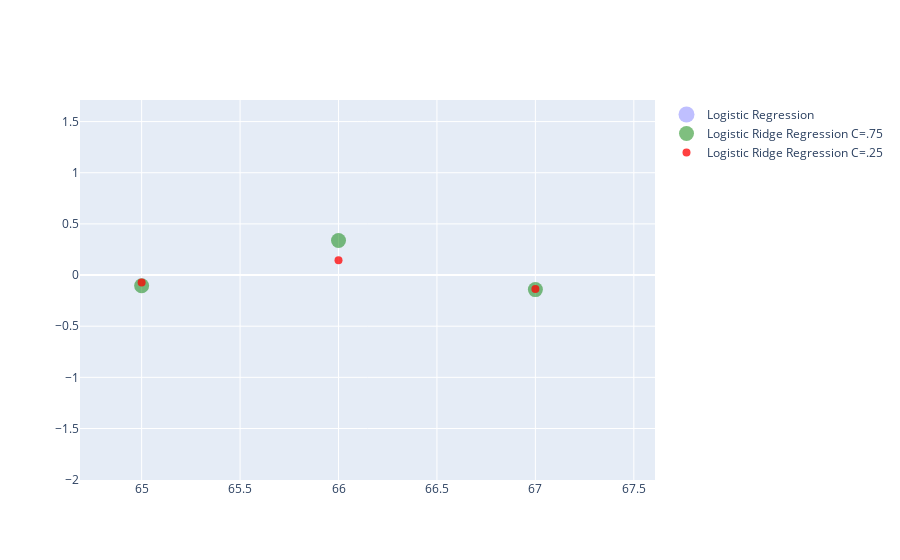

Source (notebook cell):
### Markdown cell above
Add three scatterplots to `fig`:

- `with fig do add_scatter using`
    - freestyle `x=dummyX`
    - freestyle `y=np.ravel(std_clf[1].coef_)`
    - freestyle `name='Logistic Regression'`
    - freestyle `mode='markers'`
    - freestyle `marker=dict(color='blue', opacity=0.25, size=30)`
    
**For the next two, copy the first and make small changes.**

- `with fig do add_scatter using`
    - freestyle `x=dummyX`
    - freestyle `y=np.ravel(std_clf_ridge75[1].coef_)`
    - freestyle `name='Logistic Ridge Regression C=.75'`
    - freestyle `mode='markers'`
    - freestyle `marker=dict(color='green', opacity=0.50, size=15)`
    
    
- `with fig do add_scatter using`
    - freestyle `x=dummyX`
    - freestyle `y=np.ravel(std_clf_ridge25[1].coef_)`
    - freestyle `name='Logistic Ridge Regression C=.25'`
    - freestyle `mode='markers'`
    - freestyle `marker=dict(color='red', opacity=0.75, size=8)`

### Code cell
fig.add_scatter(x=dummyX, y=np.ravel(std_clf[1].coef_), name='Logistic Regression', mode='markers', marker=dict(color='blue', opacity=0.25, size=30))

fig.add_scatter(x=dummyX, y=np.ravel(std_clf_ridge75[1].coef_), name='Logistic Ridge Regression C=.75', mode='markers', marker=dict(color='green', opacity=0.5, size=15))

fig.add_scatter(x=dummyX, y=np.ravel(std_clf_ridge25[1].coef_), name='Logistic Ridge Regression C=.25', mode='markers', marker=dict(color='red', opacity=0.75, size=8))

#<xml xmlns="https://developers.google.com/blockly/xml"><variables><variable id="iVijvP{JilL0x4[TJ0W5">fig</variable></variables><block type="varDoMethod_Python" id="HQpV;xoS*)U_Y-rO#P{4" x="-27" y="-222"><field name="VAR" id="iVijvP{JilL0x4[TJ0W5">fig</field><field name="MEMBER">add_scatter</field><data>fig:add_scatter</data><value name="INPUT"><block type="lists_create_with" id="u9EA}uc6,Yu7F23)l7RN"><mutation items="5"></mutation><value name="ADD0"><block type="dummyOutputCodeBlock_Python" id="Zuz*7!KqL0#A9rs$Y5,g"><field name="CODE">x=dummyX</field></block></value><value name="ADD1"><block type="dummyOutputCodeBlock_Python" id="l(I;l_c!3DxA`git?eCa"><field name="CODE">y=np.ravel(std_clf[1].coef_)</field></block></value><value name="ADD2"><block type="dummyOutputCodeBlock_Python" id="er7~.;M+ejFD.5e5b$Y$"><field name="CODE">name='Logistic Regression'</field></block></value><value name="ADD3"><block type="dummyOutputCodeBlock_Python" id="r=JN%Q|c.U@m6r7}!6Y)"><field name="CODE">mode='markers'</field></block></value><value name="ADD4"><block type="dummyOutputCodeBlock_Python" id="-?F73BsUn#T2R}}8itqQ"><field name="CODE">marker=dict(color='blue', opacity=0.25, size=30)</field></block></value></block></value></block><block type="varDoMethod_Python" id="FG%(%NriYXG+T!jm(t$H" x="-3" y="-65"><field name="VAR" id="iVijvP{JilL0x4[TJ0W5">fig</field><field name="MEMBER">add_scatter</field><data>fig:add_scatter</data><value name="INPUT"><block type="lists_create_with" id="KAAd@DMa.pb0CaJJpM4R"><mutation items="5"></mutation><value name="ADD0"><block type="dummyOutputCodeBlock_Python" id="NiVcIQFg7dC?b-]{{^nM"><field name="CODE">x=dummyX</field></block></value><value name="ADD1"><block type="dummyOutputCodeBlock_Python" id="=F=qENz.vL`60/w[N??m"><field name="CODE">y=np.ravel(std_clf_ridge75[1].coef_)</field></block></value><value name="ADD2"><block type="dummyOutputCodeBlock_Python" id="=bkOn(i4Q8zXfI~hTo$Y"><field name="CODE">name='Logistic Ridge Regression C=.75'</field></block></value><value name="ADD3"><block type="dummyOutputCodeBlock_Python" id="(K%qhf2T_pu6c|e8.MAB"><field name="CODE">mode='markers'</field></block></value><value name="ADD4"><block type="dummyOutputCodeBlock_Python" id="85?a(_/a3$u4?R7Wb=z+"><field name="CODE">marker=dict(color='green', opacity=0.5, size=15)</field></block></value></block></value></block><block type="varDoMethod_Python" id="hE9Ic$TzR}~v!m{ty)1o" x="2" y="138"><field name="VAR" id="iVijvP{JilL0x4[TJ0W5">fig</field><field name="MEMBER">add_scatter</field><data>fig:add_scatter</data><value name="INPUT"><block type="lists_create_with" id="Lm(4SFK$x4RiE+$Q#C~E"><mutation items="5"></mutation><value name="ADD0"><block type="dummyOutputCodeBlock_Python" id="JkS7,ztWm:D%m^-wpz,s"><field name="CODE">x=dummyX</field></block></value><value name="ADD1"><block type="dummyOutputCodeBlock_Python" id=";w}B=2D#QQXoFAK0u-=H"><field name="CODE">y=np.ravel(std_clf_ridge25[1].coef_)</field></block></value><value name="ADD2"><block type="dummyOutputCodeBlock_Python" id="nu}F_m!=04uXO?4G8t2]"><field name="CODE">name='Logistic Ridge Regression C=.25'</field></block></value><value name="ADD3"><block type="dummyOutputCodeBlock_Python" id="A,C6]mx|R{4_M)EFQWFG"><field name="CODE">mode='markers'</field></block></value><value name="ADD4"><block type="dummyOutputCodeBlock_Python" id="adLqTOJpzw/eqN?_pci("><field name="CODE">marker=dict(color='red', opacity=0.75, size=8)</field></block></value></block></value></block></xml>

### Figure 1 — Plotly figure (JSON) as saved in the notebook; plotly's stock layout.template omitted (floating-point values rounded to 4 significant figures)
{"data": [{"marker": {"color": "blue", "opacity": 0.25, "size": 30}, "mode": "markers", "name": "Logistic Regression", "type": "scatter", "x": [1, 2, 3, 4, 5, 6, 7, 8, 9, 10, 11, 12, 13, 14, 15, 16, 17, 18, 19, 20, 21, 22, 23, 24, 25, 26, 27, 28, 29, 30, 31, 32, 33, 34, 35, 36, 37, 38, 39, 40, 41, 42, 43, 44, 45, 46, 47, 48, 49, 50, 51, 52, 53, 54, 55, 56, 57, 58, 59, 60, 61, 62, 63, 64, 65, 66, 67, 68, 69, 70, 71, 72, 73, 74, 75, 76, 77, 78, 79, 80, 81, 82, 83, 84, 85, 86, 87, 88, 89, 90, 91, 92, 93, 94, 95, 96, 97, 98, 99, 100, 101, 102, 103, 104, 105, 106, 107, 108, 109, 110, 111, 112, 113, 114, 115, 116, 117, 118, 119, 120], "y": [-12.29, -0.1125, -6.046, -0.7544, -10.48, 111.9, -9.858, -97.38, 8.323, 5.038, -107.3, 8.895, -36.88, -69.16, -15.21, -27.83, -6.168, -19.94, 12.13, 119.1, -49.03, -42.2, -29.19, -45.0, -44.15, 1.49, -32.06, 24.5, -20.65, -87.85, -12.29, -0.1125, -6.046, -0.7544, -10.48, 111.9, -9.858, -97.38, 8.323, 5.038, -107.3, 8.895, -36.88, -69.16, -15.21, -27.83, -6.168, -19.94, 12.13, 119.1, -49.03, -42.2, -29.19, -45.0, -44.15, 1.49, -32.06, 24.5, -20.65, -87.85, -12.29, -0.1125, -6.046, -0.7544, -10.48, 111.9, -9.858, -97.38, 8.323, 5.038, -107.3, 8.895, -36.88, -69.16, -15.21, -27.83, -6.168, -19.94, 12.13, 119.1, -49.03, -42.2, -29.19, -45.0, -44.15, 1.49, -32.06, 24.5, -20.65, -87.85, -12.29, -0.1125, -6.046, -0.7544, -10.48, 111.9, -9.858, -97.38, 8.323, 5.038, -107.3, 8.895, -36.88, -69.16, -15.21, -27.83, -6.168, -19.94, 12.13, 119.1, -49.03, -42.2, -29.19, -45.0, -44.15, 1.49, -32.06, 24.5, -20.65, -87.85]}, {"marker": {"color": "green", "opacity": 0.5, "size": 15}, "mode": "markers", "name": "Logistic Ridge Regression C=.75", "type": "scatter", "x": [1, 2, 3, 4, 5, 6, 7, 8, 9, 10, 11, 12, 13, 14, 15, 16, 17, 18, 19, 20, 21, 22, 23, 24, 25, 26, 27, 28, 29, 30, 31, 32, 33, 34, 35, 36, 37, 38, 39, 40, 41, 42, 43, 44, 45, 46, 47, 48, 49, 50, 51, 52, 53, 54, 55, 56, 57, 58, 59, 60, 61, 62, 63, 64, 65, 66, 67, 68, 69, 70, 71, 72, 73, 74, 75, 76, 77, 78, 79, 80, 81, 82, 83, 84, 85, 86, 87, 88, 89, 90, 91, 92, 93, 94, 95, 96, 97, 98, 99, 100, 101, 102, 103, 104, 105, 106, 107, 108, 109, 110, 111, 112, 113, 114, 115, 116, 117, 118, 119, 120], "y": [-0.1413, -0.04771, -0.1182, -0.1752, -0.1043, 0.3379, -0.1423, -0.3848, 0.09067, 0.119, -0.5314, -0.02509, -0.2867, -0.3939, -0.03087, 0.148, -0.03029, -0.1181, 0.09223, 0.3152, -0.3319, -0.332, -0.2571, -0.3662, -0.3038, -0.01998, -0.1982, -0.1779, -0.2487, -0.2682, -0.1413, -0.04771, -0.1182, -0.1752, -0.1043, 0.3379, -0.1423, -0.3848, 0.09067, 0.119, -0.5314, -0.02509, -0.2867, -0.3939, -0.03087, 0.148, -0.03029, -0.1181, 0.09223, 0.3152, -0.3319, -0.332, -0.2571, -0.3662, -0.3038, -0.01998, -0.1982, -0.1779, -0.2487, -0.2682, -0.1413, -0.04771, -0.1182, -0.1752, -0.1043, 0.3379, -0.1423, -0.3848, 0.09067, 0.119, -0.5314, -0.02509, -0.2867, -0.3939, -0.03087, 0.148, -0.03029, -0.1181, 0.09223, 0.3152, -0.3319, -0.332, -0.2571, -0.3662, -0.3038, -0.01998, -0.1982, -0.1779, -0.2487, -0.2682, -0.1413, -0.04771, -0.1182, -0.1752, -0.1043, 0.3379, -0.1423, -0.3848, 0.09067, 0.119, -0.5314, -0.02509, -0.2867, -0.3939, -0.03087, 0.148, -0.03029, -0.1181, 0.09223, 0.3152, -0.3319, -0.332, -0.2571, -0.3662, -0.3038, -0.01998, -0.1982, -0.1779, -0.2487, -0.2682]}, {"marker": {"color": "red", "opacity": 0.75, "size": 8}, "mode": "markers", "name": "Logistic Ridge Regression C=.25", "type": "scatter", "x": [1, 2, 3, 4, 5, 6, 7, 8, 9, 10, 11, 12, 13, 14, 15, 16, 17, 18, 19, 20, 21, 22, 23, 24, 25, 26, 27, 28, 29, 30, 31, 32, 33, 34, 35, 36, 37, 38, 39, 40, 41, 42, 43, 44, 45, 46, 47, 48, 49, 50, 51, 52, 53, 54, 55, 56, 57, 58, 59, 60, 61, 62, 63, 64, 65, 66, 67, 68, 69, 70, 71, 72, 73, 74, 75, 76, 77, 78, 79, 80, 81, 82, 83, 84, 85, 86, 87, 88, 89, 90, 91, 92, 93, 94, 95, 96, 97, 98, 99, 100, 101, 102, 103, 104, 105, 106, 107, 108, 109, 110, 111, 112, 113, 114, 115, 116, 117, 118, 119, 120], "y": [-0.1392, -0.08185, -0.1265, -0.1487, -0.07238, 0.1442, -0.1353, -0.2314, 0.03869, 0.1075, -0.3194, -0.01968, -0.1989, -0.227, -0.03275, 0.1389, -0.02, -0.05783, 0.07232, 0.1686, -0.2539, -0.2443, -0.2134, -0.2496, -0.2245, -0.02725, -0.1539, -0.1914, -0.1803, -0.1211, -0.1392, -0.08185, -0.1265, -0.1487, -0.07238, 0.1442, -0.1353, -0.2314, 0.03869, 0.1075, -0.3194, -0.01968, -0.1989, -0.227, -0.03275, 0.1389, -0.02, -0.05783, 0.07232, 0.1686, -0.2539, -0.2443, -0.2134, -0.2496, -0.2245, -0.02725, -0.1539, -0.1914, -0.1803, -0.1211, -0.1392, -0.08185, -0.1265, -0.1487, -0.07238, 0.1442, -0.1353, -0.2314, 0.03869, 0.1075, -0.3194, -0.01968, -0.1989, -0.227, -0.03275, 0.1389, -0.02, -0.05783, 0.07232, 0.1686, -0.2539, -0.2443, -0.2134, -0.2496, -0.2245, -0.02725, -0.1539, -0.1914, -0.1803, -0.1211, -0.1392, -0.08185, -0.1265, -0.1487, -0.07238, 0.1442, -0.1353, -0.2314, 0.03869, 0.1075, -0.3194, -0.01968, -0.1989, -0.227, -0.03275, 0.1389, -0.02, -0.05783, 0.07232, 0.1686, -0.2539, -0.2443, -0.2134, -0.2496, -0.2245, -0.02725, -0.1539, -0.1914, -0.1803, -0.1211]}], "layout": {"autosize": true, "dragmode": "zoom", "xaxis": {"autorange": false, "range": [64.69, 67.61], "type": "linear"}, "yaxis": {"autorange": false, "range": [-2.003, 1.711], "type": "linear"}}}
